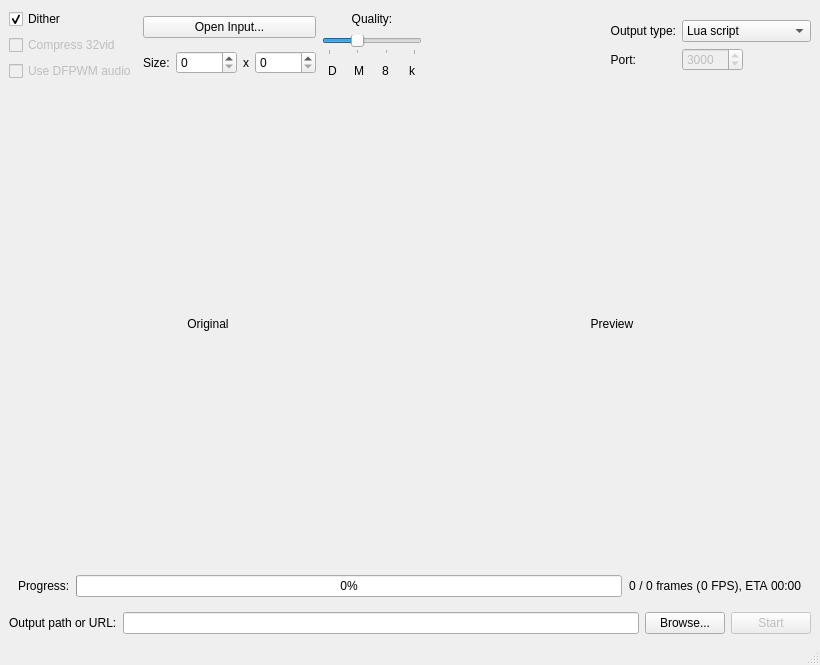
<?xml version="1.0" encoding="UTF-8"?>
<ui version="4.0">
 <class>MainWindow</class>
 <widget class="QMainWindow" name="MainWindow">
  <property name="geometry">
   <rect>
    <x>0</x>
    <y>0</y>
    <width>820</width>
    <height>665</height>
   </rect>
  </property>
  <property name="windowTitle">
   <string>sanjuuni</string>
  </property>
  <widget class="QWidget" name="centralwidget">
   <layout class="QGridLayout" name="gridLayout">
    <item row="4" column="3">
     <widget class="QPushButton" name="startButton">
      <property name="enabled">
       <bool>false</bool>
      </property>
      <property name="maximumSize">
       <size>
        <width>100</width>
        <height>16777215</height>
       </size>
      </property>
      <property name="toolTip">
       <string>Start conversion.</string>
      </property>
      <property name="text">
       <string>Start</string>
      </property>
     </widget>
    </item>
    <item row="2" column="0" colspan="4">
     <layout class="QHBoxLayout" name="horizontalLayout" stretch="1,1">
      <property name="sizeConstraint">
       <enum>QLayout::SetDefaultConstraint</enum>
      </property>
      <item>
       <widget class="ResizeLabel" name="originalImage">
        <property name="sizePolicy">
         <sizepolicy hsizetype="Preferred" vsizetype="Minimum">
          <horstretch>0</horstretch>
          <verstretch>0</verstretch>
         </sizepolicy>
        </property>
        <property name="minimumSize">
         <size>
          <width>1</width>
          <height>100</height>
         </size>
        </property>
        <property name="maximumSize">
         <size>
          <width>16777215</width>
          <height>16777215</height>
         </size>
        </property>
        <property name="acceptDrops">
         <bool>true</bool>
        </property>
        <property name="text">
         <string>Original</string>
        </property>
        <property name="scaledContents">
         <bool>false</bool>
        </property>
        <property name="alignment">
         <set>Qt::AlignCenter</set>
        </property>
       </widget>
      </item>
      <item>
       <widget class="ResizeLabel" name="newImage">
        <property name="sizePolicy">
         <sizepolicy hsizetype="Preferred" vsizetype="Minimum">
          <horstretch>0</horstretch>
          <verstretch>0</verstretch>
         </sizepolicy>
        </property>
        <property name="minimumSize">
         <size>
          <width>1</width>
          <height>100</height>
         </size>
        </property>
        <property name="text">
         <string>Preview</string>
        </property>
        <property name="scaledContents">
         <bool>false</bool>
        </property>
        <property name="alignment">
         <set>Qt::AlignCenter</set>
        </property>
       </widget>
      </item>
     </layout>
    </item>
    <item row="2" column="4">
     <spacer name="verticalSpacer_2">
      <property name="orientation">
       <enum>Qt::Vertical</enum>
      </property>
      <property name="sizeHint" stdset="0">
       <size>
        <width>0</width>
        <height>40</height>
       </size>
      </property>
     </spacer>
    </item>
    <item row="0" column="0" colspan="4">
     <layout class="QHBoxLayout" name="horizontalLayout_2">
      <item>
       <layout class="QVBoxLayout" name="verticalLayout">
        <item>
         <widget class="QCheckBox" name="dither">
          <property name="toolTip">
           <string>Whether to dither the image. Dithering creates smoother transitions between colors, at the cost of speed and possible compression.</string>
          </property>
          <property name="text">
           <string>Dither</string>
          </property>
          <property name="checked">
           <bool>true</bool>
          </property>
         </widget>
        </item>
        <item>
         <widget class="QCheckBox" name="compress">
          <property name="enabled">
           <bool>false</bool>
          </property>
          <property name="toolTip">
           <string>Whether to compress 32vid video files.</string>
          </property>
          <property name="text">
           <string>Compress 32vid</string>
          </property>
         </widget>
        </item>
        <item>
         <widget class="QCheckBox" name="dfpwm">
          <property name="enabled">
           <bool>false</bool>
          </property>
          <property name="toolTip">
           <string>Whether to compress audio output in DFPWM format.</string>
          </property>
          <property name="text">
           <string>Use DFPWM audio</string>
          </property>
         </widget>
        </item>
       </layout>
      </item>
      <item>
       <layout class="QVBoxLayout" name="verticalLayout_2">
        <item>
         <widget class="QPushButton" name="openInputButton">
          <property name="toolTip">
           <string>Select the file to convert.</string>
          </property>
          <property name="text">
           <string>Open Input...</string>
          </property>
         </widget>
        </item>
        <item>
         <layout class="QHBoxLayout" name="horizontalLayout_3">
          <item>
           <widget class="QLabel" name="label_4">
            <property name="text">
             <string>Size:</string>
            </property>
           </widget>
          </item>
          <item>
           <widget class="QSpinBox" name="width">
            <property name="sizePolicy">
             <sizepolicy hsizetype="Fixed" vsizetype="Fixed">
              <horstretch>0</horstretch>
              <verstretch>0</verstretch>
             </sizepolicy>
            </property>
            <property name="toolTip">
             <string>The width of the new image, in pixels.</string>
            </property>
            <property name="maximum">
             <number>65535</number>
            </property>
           </widget>
          </item>
          <item>
           <widget class="QLabel" name="label_5">
            <property name="text">
             <string>x</string>
            </property>
           </widget>
          </item>
          <item>
           <widget class="QSpinBox" name="height">
            <property name="sizePolicy">
             <sizepolicy hsizetype="Fixed" vsizetype="Fixed">
              <horstretch>0</horstretch>
              <verstretch>0</verstretch>
             </sizepolicy>
            </property>
            <property name="toolTip">
             <string>The height of the new image, in pixels.</string>
            </property>
            <property name="maximum">
             <number>65535</number>
            </property>
           </widget>
          </item>
         </layout>
        </item>
       </layout>
      </item>
      <item>
       <layout class="QVBoxLayout" name="verticalLayout_3">
        <item>
         <widget class="QLabel" name="label_6">
          <property name="text">
           <string>Quality:</string>
          </property>
          <property name="alignment">
           <set>Qt::AlignCenter</set>
          </property>
         </widget>
        </item>
        <item>
         <widget class="QSlider" name="quality">
          <property name="sizePolicy">
           <sizepolicy hsizetype="Fixed" vsizetype="Fixed">
            <horstretch>0</horstretch>
            <verstretch>0</verstretch>
           </sizepolicy>
          </property>
          <property name="minimumSize">
           <size>
            <width>100</width>
            <height>0</height>
           </size>
          </property>
          <property name="toolTip">
           <string>The quality level of the output. Higher quality takes longer to convert.</string>
          </property>
          <property name="maximum">
           <number>3</number>
          </property>
          <property name="pageStep">
           <number>1</number>
          </property>
          <property name="value">
           <number>1</number>
          </property>
          <property name="orientation">
           <enum>Qt::Horizontal</enum>
          </property>
          <property name="tickPosition">
           <enum>QSlider::TicksBelow</enum>
          </property>
          <property name="tickInterval">
           <number>1</number>
          </property>
         </widget>
        </item>
        <item>
         <layout class="QHBoxLayout" name="horizontalLayout_4">
          <item>
           <widget class="QLabel" name="label_10">
            <property name="toolTip">
             <string>No quantization (default palette)</string>
            </property>
            <property name="text">
             <string>D</string>
            </property>
            <property name="alignment">
             <set>Qt::AlignCenter</set>
            </property>
           </widget>
          </item>
          <item>
           <widget class="QLabel" name="label_7">
            <property name="toolTip">
             <string>Median cut quantization</string>
            </property>
            <property name="text">
             <string>M</string>
            </property>
            <property name="alignment">
             <set>Qt::AlignCenter</set>
            </property>
           </widget>
          </item>
          <item>
           <widget class="QLabel" name="label_9">
            <property name="toolTip">
             <string>Octree quantization</string>
            </property>
            <property name="text">
             <string>8</string>
            </property>
            <property name="alignment">
             <set>Qt::AlignCenter</set>
            </property>
           </widget>
          </item>
          <item>
           <widget class="QLabel" name="label_8">
            <property name="toolTip">
             <string>k-means quantization</string>
            </property>
            <property name="text">
             <string>k</string>
            </property>
            <property name="alignment">
             <set>Qt::AlignCenter</set>
            </property>
           </widget>
          </item>
         </layout>
        </item>
       </layout>
      </item>
      <item>
       <spacer name="horizontalSpacer">
        <property name="orientation">
         <enum>Qt::Horizontal</enum>
        </property>
        <property name="sizeHint" stdset="0">
         <size>
          <width>40</width>
          <height>20</height>
         </size>
        </property>
       </spacer>
      </item>
      <item>
       <layout class="QFormLayout" name="formLayout">
        <property name="fieldGrowthPolicy">
         <enum>QFormLayout::FieldsStayAtSizeHint</enum>
        </property>
        <property name="formAlignment">
         <set>Qt::AlignLeading|Qt::AlignLeft|Qt::AlignVCenter</set>
        </property>
        <property name="horizontalSpacing">
         <number>6</number>
        </property>
        <property name="verticalSpacing">
         <number>6</number>
        </property>
        <item row="0" column="0">
         <widget class="QLabel" name="label_2">
          <property name="text">
           <string>Output type:</string>
          </property>
          <property name="alignment">
           <set>Qt::AlignRight|Qt::AlignTrailing|Qt::AlignVCenter</set>
          </property>
         </widget>
        </item>
        <item row="0" column="1">
         <widget class="QComboBox" name="scriptType">
          <property name="toolTip">
           <string>The type of file or server to output.</string>
          </property>
          <item>
           <property name="text">
            <string>Lua script</string>
           </property>
          </item>
          <item>
           <property name="text">
            <string>Blit image</string>
           </property>
          </item>
          <item>
           <property name="text">
            <string>Raw video</string>
           </property>
          </item>
          <item>
           <property name="text">
            <string>32vid video</string>
           </property>
          </item>
          <item>
           <property name="text">
            <string>HTTP server</string>
           </property>
          </item>
          <item>
           <property name="text">
            <string>WebSocket server</string>
           </property>
          </item>
          <item>
           <property name="text">
            <string>WebSocket client</string>
           </property>
          </item>
         </widget>
        </item>
        <item row="1" column="0">
         <widget class="QLabel" name="label_3">
          <property name="text">
           <string>Port:</string>
          </property>
          <property name="alignment">
           <set>Qt::AlignRight|Qt::AlignTrailing|Qt::AlignVCenter</set>
          </property>
         </widget>
        </item>
        <item row="1" column="1">
         <widget class="QSpinBox" name="port">
          <property name="enabled">
           <bool>false</bool>
          </property>
          <property name="toolTip">
           <string>The port number to listen on if the output is a server.</string>
          </property>
          <property name="maximum">
           <number>65535</number>
          </property>
          <property name="value">
           <number>3000</number>
          </property>
         </widget>
        </item>
       </layout>
      </item>
     </layout>
    </item>
    <item row="4" column="2">
     <widget class="QPushButton" name="browseButton">
      <property name="text">
       <string>Browse...</string>
      </property>
     </widget>
    </item>
    <item row="4" column="0">
     <widget class="QLabel" name="label">
      <property name="text">
       <string>Output path or URL:</string>
      </property>
     </widget>
    </item>
    <item row="4" column="1">
     <widget class="QLineEdit" name="outputPath">
      <property name="toolTip">
       <string>The path to the file to generate, or the URL of the WebSocket server if the type selected is &quot;WebSocket client&quot;.</string>
      </property>
     </widget>
    </item>
    <item row="3" column="0" colspan="4">
     <widget class="QWidget" name="progressGroup" native="true">
      <property name="enabled">
       <bool>true</bool>
      </property>
      <layout class="QHBoxLayout" name="horizontalLayout_5">
       <property name="spacing">
        <number>0</number>
       </property>
       <item>
        <widget class="QLabel" name="label_11">
         <property name="text">
          <string>Progress:  </string>
         </property>
        </widget>
       </item>
       <item>
        <widget class="QProgressBar" name="progressBar">
         <property name="sizePolicy">
          <sizepolicy hsizetype="Expanding" vsizetype="Fixed">
           <horstretch>0</horstretch>
           <verstretch>0</verstretch>
          </sizepolicy>
         </property>
         <property name="value">
          <number>0</number>
         </property>
        </widget>
       </item>
       <item>
        <widget class="QLabel" name="label_12">
         <property name="text">
          <string/>
         </property>
        </widget>
       </item>
       <item>
        <widget class="QLabel" name="frameNumber">
         <property name="text">
          <string>0</string>
         </property>
        </widget>
       </item>
       <item>
        <widget class="QLabel" name="label_13">
         <property name="text">
          <string> / </string>
         </property>
        </widget>
       </item>
       <item>
        <widget class="QLabel" name="totalFrames">
         <property name="text">
          <string>0</string>
         </property>
        </widget>
       </item>
       <item>
        <widget class="QLabel" name="label_15">
         <property name="text">
          <string> frames (</string>
         </property>
        </widget>
       </item>
       <item>
        <widget class="QLabel" name="fps">
         <property name="text">
          <string>0</string>
         </property>
        </widget>
       </item>
       <item>
        <widget class="QLabel" name="label_14">
         <property name="text">
          <string> FPS), ETA </string>
         </property>
        </widget>
       </item>
       <item>
        <widget class="QLabel" name="timeRemaining">
         <property name="text">
          <string>00:00</string>
         </property>
        </widget>
       </item>
      </layout>
     </widget>
    </item>
   </layout>
  </widget>
  <widget class="QMenuBar" name="menubar">
   <property name="geometry">
    <rect>
     <x>0</x>
     <y>0</y>
     <width>820</width>
     <height>23</height>
    </rect>
   </property>
  </widget>
  <widget class="QStatusBar" name="statusbar"/>
 </widget>
 <customwidgets>
  <customwidget>
   <class>ResizeLabel</class>
   <extends>QLabel</extends>
   <header>resizelabel.h</header>
  </customwidget>
 </customwidgets>
 <resources/>
 <connections/>
</ui>
